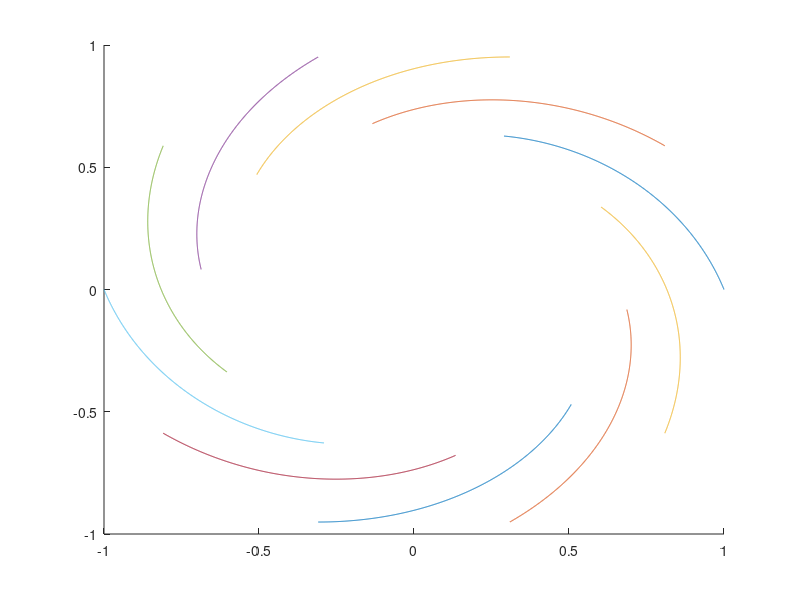

Source code (MATLAB):
numBugs = 10;
numSteps = 1000;
radius = 1;

h = 0.001;
s = 1;

Bugs = zeros(2*numBugs, numSteps);
for i = 1:numBugs
  Bugs(2*i -1, 1) = radius * cos((i-1)* (2*pi)/numBugs);
  Bugs(2*i, 1) = radius * sin((i-1) * (2*pi)/numBugs);
  endfor

for i = 1:numSteps
  for j = 1:numBugs-1
    curT = Bugs((2*j+1):2*j+2, i);
    curP = Bugs((2*j-1):2*j, i);
    curVec = curT-curP;
    normVec = curVec/norm(curVec);
    Bugs(2*j-1:2*j, i+1) = Bugs(2*j-1:2*j, i) + h * s * normVec;
  endfor
  curT = Bugs(1:2, i);
  curP = Bugs((2*numBugs - 1):2*numBugs, i);
  curVec = curT - curP;
  normVec = curVec/norm(curVec);
  Bugs((2*numBugs - 1):2*numBugs, i+1) = Bugs((2*numBugs - 1):2*numBugs, i) + h * s * normVec;
endfor

hold on
for i=1:numBugs
  plot(Bugs(2*i-1, :), Bugs(2*i, :))
endfor
hold off